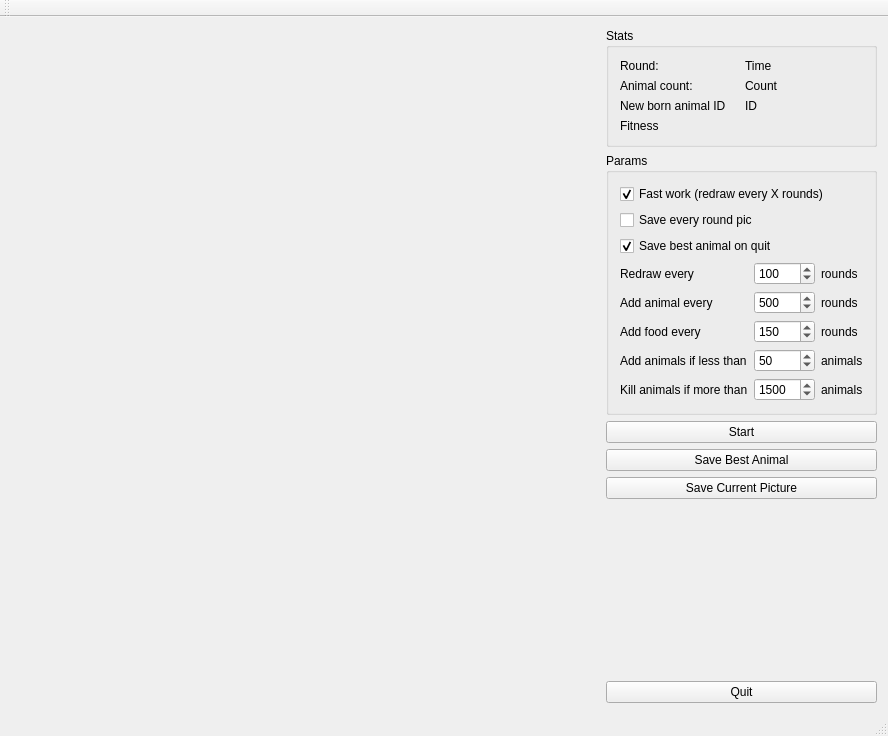
<?xml version="1.0" encoding="UTF-8"?>
<ui version="4.0">
 <class>MainWindow</class>
 <widget class="QMainWindow" name="MainWindow">
  <property name="geometry">
   <rect>
    <x>0</x>
    <y>0</y>
    <width>888</width>
    <height>736</height>
   </rect>
  </property>
  <property name="windowTitle">
   <string>Evo</string>
  </property>
  <widget class="QWidget" name="centralWidget">
   <layout class="QVBoxLayout" name="verticalLayout_3">
    <item>
     <layout class="QHBoxLayout" name="horizontalLayout_2"/>
    </item>
    <item>
     <layout class="QHBoxLayout" name="horizontalLayout" stretch="1,0">
      <item>
       <widget class="QLabel" name="lblMap">
        <property name="sizePolicy">
         <sizepolicy hsizetype="Preferred" vsizetype="Expanding">
          <horstretch>0</horstretch>
          <verstretch>0</verstretch>
         </sizepolicy>
        </property>
        <property name="minimumSize">
         <size>
          <width>512</width>
          <height>512</height>
         </size>
        </property>
        <property name="text">
         <string/>
        </property>
       </widget>
      </item>
      <item>
       <layout class="QVBoxLayout" name="verticalLayout_2">
        <item>
         <widget class="QGroupBox" name="groupStats">
          <property name="title">
           <string>Stats</string>
          </property>
          <layout class="QVBoxLayout" name="verticalLayout_4">
           <item>
            <layout class="QGridLayout" name="gridLayout_2">
             <item row="0" column="0">
              <widget class="QLabel" name="label_12">
               <property name="text">
                <string>Round:</string>
               </property>
              </widget>
             </item>
             <item row="0" column="1">
              <widget class="QLabel" name="lblTime">
               <property name="text">
                <string>Time</string>
               </property>
              </widget>
             </item>
             <item row="1" column="0">
              <widget class="QLabel" name="label_13">
               <property name="text">
                <string>Animal count:</string>
               </property>
              </widget>
             </item>
             <item row="1" column="1">
              <widget class="QLabel" name="lblCount">
               <property name="text">
                <string>Count</string>
               </property>
              </widget>
             </item>
             <item row="2" column="0">
              <widget class="QLabel" name="label_14">
               <property name="text">
                <string>New born animal ID</string>
               </property>
              </widget>
             </item>
             <item row="2" column="1">
              <widget class="QLabel" name="lblCurAniID">
               <property name="text">
                <string>ID</string>
               </property>
              </widget>
             </item>
            </layout>
           </item>
           <item>
            <widget class="QLabel" name="lblFitness">
             <property name="sizePolicy">
              <sizepolicy hsizetype="Maximum" vsizetype="Preferred">
               <horstretch>0</horstretch>
               <verstretch>0</verstretch>
              </sizepolicy>
             </property>
             <property name="text">
              <string>Fitness</string>
             </property>
            </widget>
           </item>
          </layout>
         </widget>
        </item>
        <item>
         <widget class="QGroupBox" name="groupParams">
          <property name="title">
           <string>Params</string>
          </property>
          <property name="flat">
           <bool>false</bool>
          </property>
          <property name="checkable">
           <bool>false</bool>
          </property>
          <layout class="QVBoxLayout" name="verticalLayout">
           <item>
            <widget class="QCheckBox" name="cbxFast">
             <property name="text">
              <string>Fast work (redraw every X rounds)</string>
             </property>
             <property name="checked">
              <bool>true</bool>
             </property>
            </widget>
           </item>
           <item>
            <widget class="QCheckBox" name="cbxSavePics">
             <property name="focusPolicy">
              <enum>Qt::StrongFocus</enum>
             </property>
             <property name="text">
              <string>Save every round pic</string>
             </property>
            </widget>
           </item>
           <item>
            <widget class="QCheckBox" name="cbxSaveOnQuit">
             <property name="text">
              <string>Save best animal on quit</string>
             </property>
             <property name="checked">
              <bool>true</bool>
             </property>
            </widget>
           </item>
           <item>
            <layout class="QGridLayout" name="gridLayout">
             <item row="0" column="0">
              <widget class="QLabel" name="label_2">
               <property name="text">
                <string>Redraw every</string>
               </property>
              </widget>
             </item>
             <item row="2" column="0">
              <widget class="QLabel" name="label_6">
               <property name="text">
                <string>Add food every</string>
               </property>
              </widget>
             </item>
             <item row="0" column="1">
              <widget class="QSpinBox" name="sbRedraw">
               <property name="minimum">
                <number>1</number>
               </property>
               <property name="maximum">
                <number>15000</number>
               </property>
               <property name="value">
                <number>100</number>
               </property>
              </widget>
             </item>
             <item row="2" column="1">
              <widget class="QSpinBox" name="sbFood">
               <property name="minimum">
                <number>1</number>
               </property>
               <property name="maximum">
                <number>15000</number>
               </property>
               <property name="value">
                <number>150</number>
               </property>
              </widget>
             </item>
             <item row="3" column="0">
              <widget class="QLabel" name="label_8">
               <property name="text">
                <string>Add animals if less than</string>
               </property>
              </widget>
             </item>
             <item row="2" column="2">
              <widget class="QLabel" name="label_7">
               <property name="text">
                <string>rounds</string>
               </property>
              </widget>
             </item>
             <item row="4" column="2">
              <widget class="QLabel" name="label_11">
               <property name="text">
                <string>animals</string>
               </property>
              </widget>
             </item>
             <item row="4" column="0">
              <widget class="QLabel" name="label_9">
               <property name="text">
                <string>Kill animals if more than</string>
               </property>
              </widget>
             </item>
             <item row="1" column="0">
              <widget class="QLabel" name="label_3">
               <property name="text">
                <string>Add animal every</string>
               </property>
              </widget>
             </item>
             <item row="1" column="1">
              <widget class="QSpinBox" name="sbAnimal">
               <property name="minimum">
                <number>1</number>
               </property>
               <property name="maximum">
                <number>15000</number>
               </property>
               <property name="value">
                <number>500</number>
               </property>
              </widget>
             </item>
             <item row="3" column="1">
              <widget class="QSpinBox" name="sbLowAnimal">
               <property name="minimum">
                <number>1</number>
               </property>
               <property name="maximum">
                <number>15000</number>
               </property>
               <property name="value">
                <number>50</number>
               </property>
              </widget>
             </item>
             <item row="4" column="1">
              <widget class="QSpinBox" name="sbManyAnimal">
               <property name="minimum">
                <number>2</number>
               </property>
               <property name="maximum">
                <number>15000</number>
               </property>
               <property name="value">
                <number>1500</number>
               </property>
              </widget>
             </item>
             <item row="1" column="2">
              <widget class="QLabel" name="label_5">
               <property name="text">
                <string>rounds</string>
               </property>
              </widget>
             </item>
             <item row="3" column="2">
              <widget class="QLabel" name="label_10">
               <property name="text">
                <string>animals</string>
               </property>
              </widget>
             </item>
             <item row="0" column="2">
              <widget class="QLabel" name="label_4">
               <property name="text">
                <string>rounds</string>
               </property>
              </widget>
             </item>
            </layout>
           </item>
          </layout>
         </widget>
        </item>
        <item>
         <widget class="QPushButton" name="btnStart">
          <property name="text">
           <string>Start</string>
          </property>
          <property name="checkable">
           <bool>true</bool>
          </property>
          <property name="autoDefault">
           <bool>true</bool>
          </property>
         </widget>
        </item>
        <item>
         <widget class="QPushButton" name="btnSaveBest">
          <property name="text">
           <string>Save Best Animal</string>
          </property>
         </widget>
        </item>
        <item>
         <widget class="QPushButton" name="btnSavePic">
          <property name="text">
           <string>Save Current Picture</string>
          </property>
         </widget>
        </item>
        <item>
         <spacer name="verticalSpacer">
          <property name="orientation">
           <enum>Qt::Vertical</enum>
          </property>
          <property name="sizeType">
           <enum>QSizePolicy::MinimumExpanding</enum>
          </property>
          <property name="sizeHint" stdset="0">
           <size>
            <width>20</width>
            <height>40</height>
           </size>
          </property>
         </spacer>
        </item>
        <item>
         <widget class="QPushButton" name="btnQuit">
          <property name="text">
           <string>Quit</string>
          </property>
         </widget>
        </item>
       </layout>
      </item>
     </layout>
    </item>
   </layout>
  </widget>
  <widget class="QMenuBar" name="menuBar">
   <property name="geometry">
    <rect>
     <x>0</x>
     <y>0</y>
     <width>888</width>
     <height>24</height>
    </rect>
   </property>
  </widget>
  <widget class="QToolBar" name="mainToolBar">
   <attribute name="toolBarArea">
    <enum>TopToolBarArea</enum>
   </attribute>
   <attribute name="toolBarBreak">
    <bool>false</bool>
   </attribute>
  </widget>
  <widget class="QStatusBar" name="statusBar"/>
 </widget>
 <layoutdefault spacing="6" margin="11"/>
 <resources/>
 <connections>
  <connection>
   <sender>btnQuit</sender>
   <signal>clicked()</signal>
   <receiver>MainWindow</receiver>
   <slot>close()</slot>
   <hints>
    <hint type="sourcelabel">
     <x>512</x>
     <y>443</y>
    </hint>
    <hint type="destinationlabel">
     <x>547</x>
     <y>462</y>
    </hint>
   </hints>
  </connection>
 </connections>
</ui>
